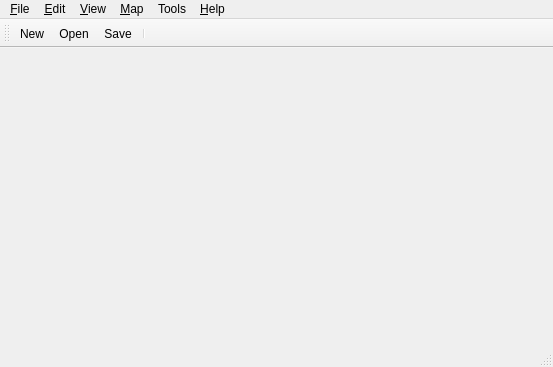
<?xml version="1.0" encoding="UTF-8"?>
<ui version="4.0">
 <class>MainWindow</class>
 <widget class="QMainWindow" name="MainWindow">
  <property name="geometry">
   <rect>
    <x>0</x>
    <y>0</y>
    <width>553</width>
    <height>367</height>
   </rect>
  </property>
  <property name="acceptDrops">
   <bool>true</bool>
  </property>
  <property name="windowTitle">
   <string>Tiled</string>
  </property>
  <property name="unifiedTitleAndToolBarOnMac">
   <bool>true</bool>
  </property>
  <widget class="QWidget" name="centralWidget">
   <layout class="QVBoxLayout" name="verticalLayout">
    <property name="spacing">
     <number>0</number>
    </property>
    <property name="leftMargin">
     <number>0</number>
    </property>
    <property name="topMargin">
     <number>0</number>
    </property>
    <property name="rightMargin">
     <number>0</number>
    </property>
    <property name="bottomMargin">
     <number>0</number>
    </property>
    <item>
     <widget class="QFrame" name="statusBarFrame">
      <property name="frameShape">
       <enum>QFrame::NoFrame</enum>
      </property>
      <property name="frameShadow">
       <enum>QFrame::Raised</enum>
      </property>
     </widget>
    </item>
   </layout>
  </widget>
  <widget class="QMenuBar" name="menuBar">
   <property name="geometry">
    <rect>
     <x>0</x>
     <y>0</y>
     <width>553</width>
     <height>21</height>
    </rect>
   </property>
   <widget class="QMenu" name="menuFile">
    <property name="title">
     <string>&amp;File</string>
    </property>
    <widget class="QMenu" name="menuRecentFiles">
     <property name="title">
      <string>&amp;Recent Files</string>
     </property>
     <property name="icon">
      <iconset resource="tiled.qrc">
       <normaloff>:/images/16x16/document-open-recent.png</normaloff>:/images/16x16/document-open-recent.png</iconset>
     </property>
     <addaction name="actionClearRecentFiles"/>
    </widget>
    <addaction name="actionNew"/>
    <addaction name="actionOpen"/>
    <addaction name="menuRecentFiles"/>
    <addaction name="separator"/>
    <addaction name="actionSave"/>
    <addaction name="actionSaveAs"/>
    <addaction name="actionSaveAsImage"/>
    <addaction name="actionExport"/>
    <addaction name="actionExportNewBinary"/>
    <addaction name="separator"/>
    <addaction name="actionClose"/>
    <addaction name="actionCloseAll"/>
    <addaction name="actionQuit"/>
   </widget>
   <widget class="QMenu" name="menuEdit">
    <property name="title">
     <string>&amp;Edit</string>
    </property>
    <addaction name="actionCut"/>
    <addaction name="actionCopy"/>
    <addaction name="actionPaste"/>
    <addaction name="actionDelete"/>
    <addaction name="separator"/>
    <addaction name="actionPreferences"/>
   </widget>
   <widget class="QMenu" name="menuHelp">
    <property name="title">
     <string>&amp;Help</string>
    </property>
    <addaction name="actionHelpContents"/>
    <addaction name="separator"/>
    <addaction name="actionAbout"/>
    <addaction name="actionAboutQt"/>
   </widget>
   <widget class="QMenu" name="menuMap">
    <property name="title">
     <string>&amp;Map</string>
    </property>
    <addaction name="actionNewTileset"/>
    <addaction name="actionAddExternalTileset"/>
    <addaction name="separator"/>
    <addaction name="actionResizeMap"/>
    <addaction name="actionOffsetMap"/>
    <addaction name="separator"/>
    <addaction name="actionMapProperties"/>
    <addaction name="actionAutoMap"/>
    <addaction name="separator"/>
   </widget>
   <widget class="QMenu" name="menuView">
    <property name="title">
     <string>&amp;View</string>
    </property>
    <addaction name="actionShowGrid"/>
    <addaction name="actionSnapToGrid"/>
    <addaction name="actionHighlightCurrentLayer"/>
    <addaction name="actionHighlightRoomUnderPointer"/>
    <addaction name="actionShowLotFloorsOnly"/>
    <addaction name="actionShowMiniMap"/>
    <addaction name="actionShowTileLayersPanel"/>
    <addaction name="separator"/>
    <addaction name="actionZoomIn"/>
    <addaction name="actionZoomOut"/>
    <addaction name="actionZoomNormal"/>
   </widget>
   <widget class="QMenu" name="menuTools">
    <property name="title">
     <string>Tools</string>
    </property>
    <widget class="QMenu" name="menuRoomDefecator">
     <property name="title">
      <string>RoomDefecator</string>
     </property>
     <addaction name="actionRoomDefGo"/>
     <addaction name="actionRoomDefMerge"/>
     <addaction name="actionRoomDefRemove"/>
     <addaction name="actionRoomDefUnknownWalls"/>
    </widget>
    <widget class="QMenu" name="menu_pack_files">
     <property name="title">
      <string>.pack files</string>
     </property>
     <addaction name="actionCreatePack"/>
     <addaction name="actionPackViewer"/>
     <addaction name="actionComparePack"/>
    </widget>
    <widget class="QMenu" name="menuOverlays">
     <property name="title">
      <string>Overlays</string>
     </property>
     <addaction name="actionContainerOverlays"/>
     <addaction name="actionTileOverlays"/>
    </widget>
    <addaction name="actionBuildingEditor"/>
    <addaction name="actionCheckBuildings"/>
    <addaction name="actionCheckMaps"/>
    <addaction name="actionTilesetMetaInfo"/>
    <addaction name="actionTileProperties"/>
    <addaction name="actionCompareTileDef"/>
    <addaction name="menu_pack_files"/>
    <addaction name="menuOverlays"/>
    <addaction name="actionRearrangeTiles"/>
    <addaction name="actionEnflatulator"/>
    <addaction name="actionSnowEditor"/>
    <addaction name="actionWorldEd"/>
    <addaction name="separator"/>
    <addaction name="actionConvertOrientation"/>
    <addaction name="actionConvertToLot"/>
    <addaction name="menuRoomDefecator"/>
    <addaction name="actionLuaScript"/>
   </widget>
   <addaction name="menuFile"/>
   <addaction name="menuEdit"/>
   <addaction name="menuView"/>
   <addaction name="menuMap"/>
   <addaction name="menuTools"/>
   <addaction name="menuHelp"/>
  </widget>
  <widget class="QToolBar" name="mainToolBar">
   <property name="windowTitle">
    <string>Main Toolbar</string>
   </property>
   <attribute name="toolBarArea">
    <enum>TopToolBarArea</enum>
   </attribute>
   <attribute name="toolBarBreak">
    <bool>false</bool>
   </attribute>
   <addaction name="actionNew"/>
   <addaction name="actionOpen"/>
   <addaction name="actionSave"/>
   <addaction name="separator"/>
  </widget>
  <widget class="QStatusBar" name="statusBar"/>
  <action name="actionOpen">
   <property name="icon">
    <iconset resource="tiled.qrc">
     <normaloff>:/images/16x16/document-open.png</normaloff>:/images/16x16/document-open.png</iconset>
   </property>
   <property name="text">
    <string>&amp;Open...</string>
   </property>
  </action>
  <action name="actionSave">
   <property name="icon">
    <iconset resource="tiled.qrc">
     <normaloff>:/images/16x16/document-save.png</normaloff>:/images/16x16/document-save.png</iconset>
   </property>
   <property name="text">
    <string>&amp;Save</string>
   </property>
  </action>
  <action name="actionQuit">
   <property name="icon">
    <iconset resource="tiled.qrc">
     <normaloff>:/images/16x16/application-exit.png</normaloff>:/images/16x16/application-exit.png</iconset>
   </property>
   <property name="text">
    <string>&amp;Quit</string>
   </property>
   <property name="menuRole">
    <enum>QAction::QuitRole</enum>
   </property>
  </action>
  <action name="actionCopy">
   <property name="enabled">
    <bool>false</bool>
   </property>
   <property name="icon">
    <iconset resource="tiled.qrc">
     <normaloff>:/images/16x16/edit-copy.png</normaloff>:/images/16x16/edit-copy.png</iconset>
   </property>
   <property name="text">
    <string>&amp;Copy</string>
   </property>
  </action>
  <action name="actionPaste">
   <property name="enabled">
    <bool>false</bool>
   </property>
   <property name="icon">
    <iconset resource="tiled.qrc">
     <normaloff>:/images/16x16/edit-paste.png</normaloff>:/images/16x16/edit-paste.png</iconset>
   </property>
   <property name="text">
    <string>&amp;Paste</string>
   </property>
  </action>
  <action name="actionAbout">
   <property name="icon">
    <iconset resource="tiled.qrc">
     <normaloff>:/images/16x16/help-about.png</normaloff>:/images/16x16/help-about.png</iconset>
   </property>
   <property name="text">
    <string>&amp;About Tiled</string>
   </property>
   <property name="menuRole">
    <enum>QAction::AboutRole</enum>
   </property>
  </action>
  <action name="actionAboutQt">
   <property name="text">
    <string>About Qt</string>
   </property>
   <property name="menuRole">
    <enum>QAction::AboutQtRole</enum>
   </property>
  </action>
  <action name="actionResizeMap">
   <property name="icon">
    <iconset resource="tiled.qrc">
     <normaloff>:/images/16x16/document-page-setup.png</normaloff>:/images/16x16/document-page-setup.png</iconset>
   </property>
   <property name="text">
    <string>&amp;Resize Map...</string>
   </property>
  </action>
  <action name="actionMapProperties">
   <property name="icon">
    <iconset resource="tiled.qrc">
     <normaloff>:/images/16x16/document-properties.png</normaloff>:/images/16x16/document-properties.png</iconset>
   </property>
   <property name="text">
    <string>Map &amp;Properties...</string>
   </property>
  </action>
  <action name="actionAutoMap">
   <property name="text">
    <string>AutoMap</string>
   </property>
   <property name="shortcut">
    <string>A</string>
   </property>
  </action>
  <action name="actionShowGrid">
   <property name="checkable">
    <bool>true</bool>
   </property>
   <property name="text">
    <string>Show &amp;Grid</string>
   </property>
   <property name="shortcut">
    <string>Ctrl+G</string>
   </property>
  </action>
  <action name="actionSaveAs">
   <property name="icon">
    <iconset resource="tiled.qrc">
     <normaloff>:/images/16x16/document-save-as.png</normaloff>:/images/16x16/document-save-as.png</iconset>
   </property>
   <property name="text">
    <string>Save &amp;As...</string>
   </property>
  </action>
  <action name="actionNew">
   <property name="icon">
    <iconset resource="tiled.qrc">
     <normaloff>:/images/16x16/document-new.png</normaloff>:/images/16x16/document-new.png</iconset>
   </property>
   <property name="text">
    <string>&amp;New...</string>
   </property>
  </action>
  <action name="actionNewTileset">
   <property name="icon">
    <iconset resource="tiled.qrc">
     <normaloff>:/images/16x16/document-new.png</normaloff>:/images/16x16/document-new.png</iconset>
   </property>
   <property name="text">
    <string>New &amp;Tileset...</string>
   </property>
  </action>
  <action name="actionClose">
   <property name="icon">
    <iconset resource="tiled.qrc">
     <normaloff>:/images/16x16/window-close.png</normaloff>:/images/16x16/window-close.png</iconset>
   </property>
   <property name="text">
    <string>&amp;Close</string>
   </property>
  </action>
  <action name="actionZoomIn">
   <property name="icon">
    <iconset resource="tiled.qrc">
     <normaloff>:/images/16x16/zoom-in.png</normaloff>:/images/16x16/zoom-in.png</iconset>
   </property>
   <property name="text">
    <string>Zoom In</string>
   </property>
  </action>
  <action name="actionZoomOut">
   <property name="icon">
    <iconset resource="tiled.qrc">
     <normaloff>:/images/16x16/zoom-out.png</normaloff>:/images/16x16/zoom-out.png</iconset>
   </property>
   <property name="text">
    <string>Zoom Out</string>
   </property>
  </action>
  <action name="actionZoomNormal">
   <property name="enabled">
    <bool>false</bool>
   </property>
   <property name="icon">
    <iconset resource="tiled.qrc">
     <normaloff>:/images/16x16/zoom-original.png</normaloff>:/images/16x16/zoom-original.png</iconset>
   </property>
   <property name="text">
    <string>Normal Size</string>
   </property>
   <property name="shortcut">
    <string>Ctrl+0</string>
   </property>
  </action>
  <action name="actionSaveAsImage">
   <property name="text">
    <string>Save As &amp;Image...</string>
   </property>
  </action>
  <action name="actionCut">
   <property name="enabled">
    <bool>false</bool>
   </property>
   <property name="icon">
    <iconset resource="tiled.qrc">
     <normaloff>:/images/16x16/edit-cut.png</normaloff>:/images/16x16/edit-cut.png</iconset>
   </property>
   <property name="text">
    <string>Cu&amp;t</string>
   </property>
  </action>
  <action name="actionOffsetMap">
   <property name="text">
    <string>&amp;Offset Map...</string>
   </property>
   <property name="toolTip">
    <string>Offsets everything in a layer</string>
   </property>
  </action>
  <action name="actionPreferences">
   <property name="text">
    <string>Pre&amp;ferences...</string>
   </property>
   <property name="menuRole">
    <enum>QAction::PreferencesRole</enum>
   </property>
  </action>
  <action name="actionClearRecentFiles">
   <property name="icon">
    <iconset resource="tiled.qrc">
     <normaloff>:/images/16x16/edit-clear.png</normaloff>:/images/16x16/edit-clear.png</iconset>
   </property>
   <property name="text">
    <string>Clear Recent Files</string>
   </property>
  </action>
  <action name="actionExport">
   <property name="text">
    <string>&amp;Export As...</string>
   </property>
   <property name="shortcut">
    <string>Ctrl+E</string>
   </property>
  </action>
  <action name="actionAddExternalTileset">
   <property name="text">
    <string>&amp;Add External Tileset...</string>
   </property>
  </action>
  <action name="actionSnapToGrid">
   <property name="checkable">
    <bool>true</bool>
   </property>
   <property name="text">
    <string>&amp;Snap to Grid</string>
   </property>
  </action>
  <action name="actionCloseAll">
   <property name="text">
    <string>C&amp;lose All</string>
   </property>
   <property name="shortcut">
    <string>Ctrl+Shift+W</string>
   </property>
  </action>
  <action name="actionDelete">
   <property name="enabled">
    <bool>false</bool>
   </property>
   <property name="icon">
    <iconset resource="tiled.qrc">
     <normaloff>:/images/16x16/edit-delete.png</normaloff>:/images/16x16/edit-delete.png</iconset>
   </property>
   <property name="text">
    <string>&amp;Delete</string>
   </property>
   <property name="iconText">
    <string>Delete</string>
   </property>
  </action>
  <action name="actionHighlightCurrentLayer">
   <property name="checkable">
    <bool>true</bool>
   </property>
   <property name="text">
    <string>&amp;Highlight Current Level</string>
   </property>
   <property name="shortcut">
    <string>H</string>
   </property>
  </action>
  <action name="actionShowMiniMap">
   <property name="checkable">
    <bool>true</bool>
   </property>
   <property name="text">
    <string>Show MiniMap</string>
   </property>
   <property name="shortcut">
    <string>M</string>
   </property>
  </action>
  <action name="actionConvertOrientation">
   <property name="text">
    <string>Convert Orientation...</string>
   </property>
  </action>
  <action name="actionConvertToLot">
   <property name="text">
    <string>Convert Selection To Lot...</string>
   </property>
  </action>
  <action name="actionBuildingEditor">
   <property name="icon">
    <iconset resource="BuildingEditor/buildingeditor.qrc">
     <normaloff>:/BuildingEditor/icons/icon_pencil.png</normaloff>:/BuildingEditor/icons/icon_pencil.png</iconset>
   </property>
   <property name="text">
    <string>Building Editor</string>
   </property>
  </action>
  <action name="actionTilesetMetaInfo">
   <property name="text">
    <string>Tilesets...</string>
   </property>
   <property name="toolTip">
    <string>Tilesets</string>
   </property>
  </action>
  <action name="actionTileProperties">
   <property name="text">
    <string>Tile Properties (.tiles)</string>
   </property>
  </action>
  <action name="actionWorldEd">
   <property name="icon">
    <iconset resource="tiled.qrc">
     <normaloff>:/images/worlded-icon-16.png</normaloff>:/images/worlded-icon-16.png</iconset>
   </property>
   <property name="text">
    <string>WorldEd</string>
   </property>
  </action>
  <action name="actionHelpContents">
   <property name="text">
    <string>Contents</string>
   </property>
  </action>
  <action name="actionRoomDefGo">
   <property name="icon">
    <iconset resource="tiled.qrc">
     <normaloff>:/images/22x22/add.png</normaloff>:/images/22x22/add.png</iconset>
   </property>
   <property name="text">
    <string>Go!</string>
   </property>
  </action>
  <action name="actionRoomDefRemove">
   <property name="icon">
    <iconset resource="tiled.qrc">
     <normaloff>:/images/16x16/edit-delete.png</normaloff>:/images/16x16/edit-delete.png</iconset>
   </property>
   <property name="text">
    <string>Remove RoomDefs</string>
   </property>
  </action>
  <action name="actionRoomDefMerge">
   <property name="text">
    <string>Merge Selected RoomDefs</string>
   </property>
  </action>
  <action name="actionShowTileLayersPanel">
   <property name="checkable">
    <bool>true</bool>
   </property>
   <property name="text">
    <string>Show Tile Layers Panel</string>
   </property>
  </action>
  <action name="actionRoomDefUnknownWalls">
   <property name="icon">
    <iconset resource="tiled.qrc">
     <normaloff>:/images/22x22/stock-tool-rect-select.png</normaloff>:/images/22x22/stock-tool-rect-select.png</iconset>
   </property>
   <property name="text">
    <string>Select Unknown Walls</string>
   </property>
  </action>
  <action name="actionLuaScript">
   <property name="text">
    <string>Lua Console</string>
   </property>
   <property name="shortcut">
    <string>L</string>
   </property>
  </action>
  <action name="actionHighlightRoomUnderPointer">
   <property name="checkable">
    <bool>true</bool>
   </property>
   <property name="text">
    <string>Highlight Room Under Pointer</string>
   </property>
   <property name="shortcut">
    <string>Ctrl+R</string>
   </property>
  </action>
  <action name="actionVirtualTilesetDialog">
   <property name="text">
    <string>Virtual Tilesets...</string>
   </property>
  </action>
  <action name="actionEnflatulator">
   <property name="text">
    <string>Enflatulator</string>
   </property>
  </action>
  <action name="actionPackViewer">
   <property name="text">
    <string>Pack Viewer</string>
   </property>
  </action>
  <action name="actionCreatePack">
   <property name="text">
    <string>Create .pack file...</string>
   </property>
  </action>
  <action name="actionComparePack">
   <property name="text">
    <string>Compare .pack files...</string>
   </property>
  </action>
  <action name="actionContainerOverlays">
   <property name="text">
    <string>Container Overlays...</string>
   </property>
  </action>
  <action name="actionCompareTileDef">
   <property name="text">
    <string>Compare .tiles files...</string>
   </property>
  </action>
  <action name="actionCheckBuildings">
   <property name="text">
    <string>Check Buildings...</string>
   </property>
  </action>
  <action name="actionCheckMaps">
   <property name="text">
    <string>Check Maps...</string>
   </property>
  </action>
  <action name="actionRearrangeTiles">
   <property name="text">
    <string>Rearrange Tiles...</string>
   </property>
  </action>
  <action name="actionTileOverlays">
   <property name="text">
    <string>Other Overlays...</string>
   </property>
   <property name="toolTip">
    <string>Non-container overlays</string>
   </property>
  </action>
  <action name="actionShowLotFloorsOnly">
   <property name="checkable">
    <bool>true</bool>
   </property>
   <property name="text">
    <string>Show Lot Floors Only</string>
   </property>
   <property name="shortcut">
    <string>Ctrl+L</string>
   </property>
  </action>
  <action name="actionExportNewBinary">
   <property name="text">
    <string>Export New Binary...</string>
   </property>
   <property name="toolTip">
    <string>Export New Binary</string>
   </property>
  </action>
  <action name="actionSnowEditor">
   <property name="text">
    <string>Snow Editor...</string>
   </property>
  </action>
 </widget>
 <layoutdefault spacing="6" margin="11"/>
 <resources>
  <include location="BuildingEditor/buildingeditor.qrc"/>
  <include location="tiled.qrc"/>
 </resources>
 <connections/>
</ui>
